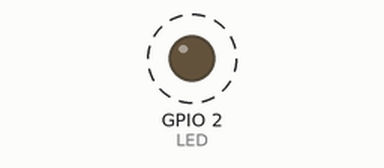
A sketch run on a simulated ESP8266 (NodeMCU). On the bench: output pins drawn as LEDs (lit = HIGH). Dashed ring = blinking.

Above: at 0.5 s.
Timing chart, 0 to 4.6 s (numbered marks = the images above):
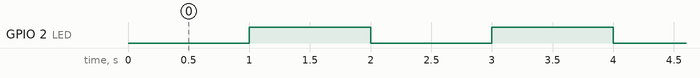

The sketch:

timer.ino
```cpp
#include <ESP8266WiFi.h>

#define LED 2  //On board LED

//=======================================================================
void ICACHE_RAM_ATTR onTimerISR(){
    digitalWrite(LED,!(digitalRead(LED)));  //Toggle LED Pin
    //timer1_write(5000000);//12us
}
//=======================================================================
//                               Setup
//=======================================================================
void setup()
{
    Serial.begin(115200);
    Serial.println("");

    pinMode(LED,OUTPUT);
    timer1_attachInterrupt(onTimerISR);
    timer1_enable(TIM_DIV16, TIM_EDGE, TIM_LOOP);
    timer1_write(5000000); //1 000 000 us
}
//=======================================================================
//                MAIN LOOP
//=======================================================================
void loop()
{
}
//=======================================================================
```

Measured:
- by itself, GPIO 2 (LED): alternates HIGH for 1.0 s and LOW for 1.0 s
